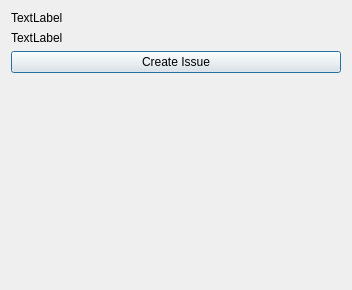
<?xml version="1.0" encoding="UTF-8"?>
<ui version="4.0">
 <class>BetaDialog</class>
 <widget class="QDialog" name="BetaDialog">
  <property name="geometry">
   <rect>
    <x>0</x>
    <y>0</y>
    <width>352</width>
    <height>290</height>
   </rect>
  </property>
  <property name="windowTitle">
   <string>Beta</string>
  </property>
  <layout class="QVBoxLayout" name="verticalLayout">
   <item>
    <widget class="QLabel" name="description">
     <property name="text">
      <string notr="true">TextLabel</string>
     </property>
     <property name="wordWrap">
      <bool>true</bool>
     </property>
    </widget>
   </item>
   <item>
    <widget class="QLabel" name="feedback">
     <property name="text">
      <string notr="true">TextLabel</string>
     </property>
     <property name="wordWrap">
      <bool>true</bool>
     </property>
    </widget>
   </item>
   <item>
    <widget class="QPushButton" name="createIssue">
     <property name="text">
      <string>Create Issue</string>
     </property>
    </widget>
   </item>
   <item>
    <spacer name="verticalSpacer">
     <property name="orientation">
      <enum>Qt::Vertical</enum>
     </property>
     <property name="sizeHint" stdset="0">
      <size>
       <width>20</width>
       <height>0</height>
      </size>
     </property>
    </spacer>
   </item>
  </layout>
 </widget>
 <resources/>
 <connections/>
</ui>
